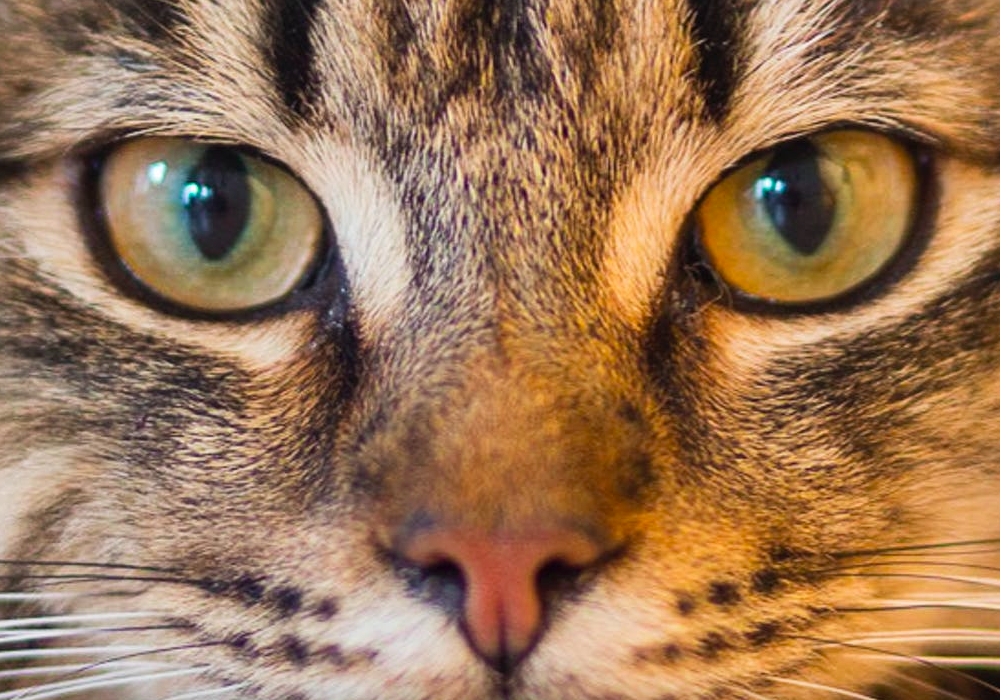
#> input picture cat.png, 1000 x 700 px
$ python atkinson.py cat.png
#> lines starting #> are read from the running program, lines starting #| are printed output that depends on the picture
import sys, PIL.Image

# ouvre et converti en N&B
# en (mode “L”), the library uses the ITU-R 601-2 luma transform:
# L = R * 299/1000 + G * 587/1000 + B * 114/1000

img = PIL.Image.open(sys.argv[-1]).convert('L')
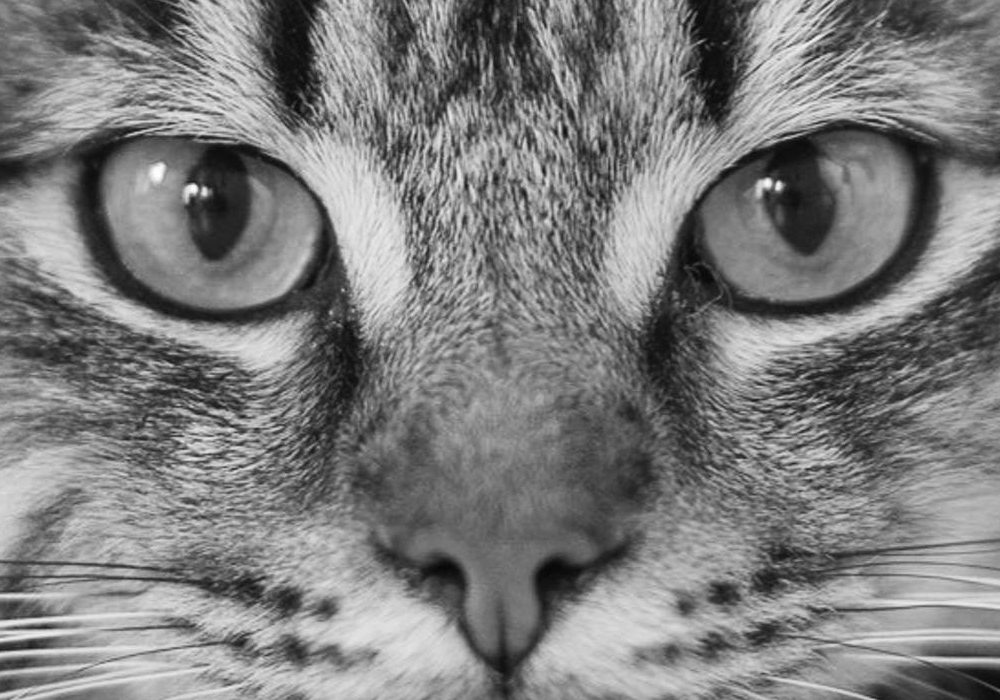
#> img: PIL image 1000x700 L; min 6, max 255, mean 125.1

# définiion d'un tableau
# retourne 0 (noir) pour 0 à 127 et 255 (blanc) pour 128 à 255
threshold = 128*[0] + 128*[255]

for y in range(img.size[1]):
    for x in range(img.size[0]):

        old = img.getpixel((x, y))
        new = threshold[old]
        # Atkinson 1/8ème de l'erreur à distribuer sur 6 pixels voisins
        err = (old - new) >> 3 # divide by 8

        img.putpixel((x, y), new) # pose un pixel blanc ou noir

        # 6 pixels voisins
        #                            X      1/8     1/8
        #                    1/8    1/8     1/8
        #                           1/8
        for nxy in [(x+1, y), (x+2, y), (x-1, y+1), (x, y+1), (x+1, y+1), (x, y+2)]:
            try:
                img.putpixel(nxy, img.getpixel(nxy) + err)
            except IndexError:
                pass
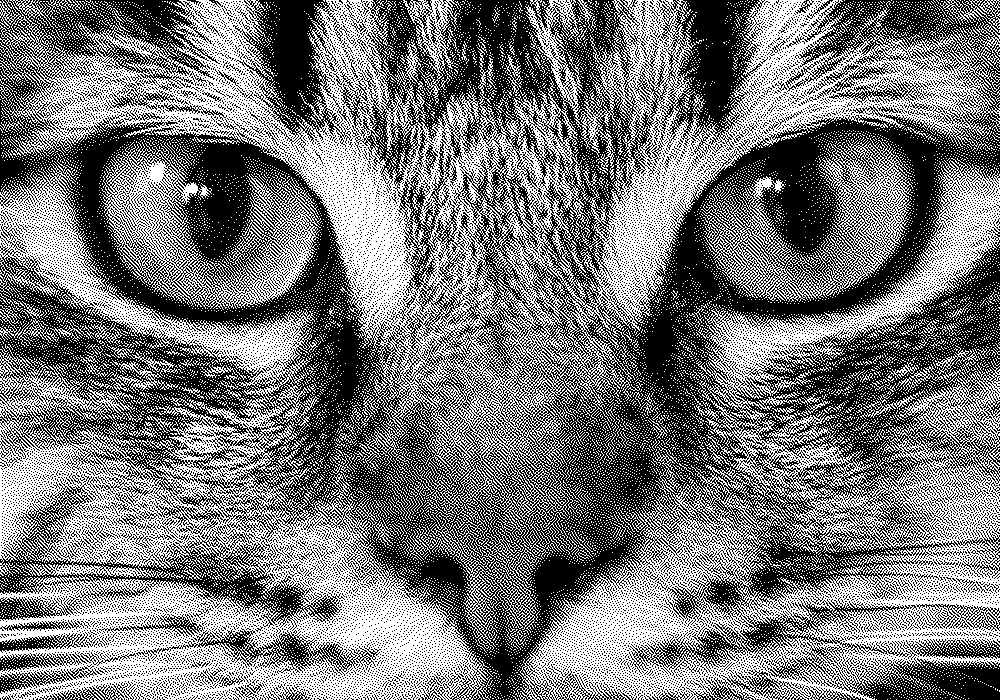
#> img: PIL image 1000x700 L; 47.5% white in thin lines or dots

img.show()
